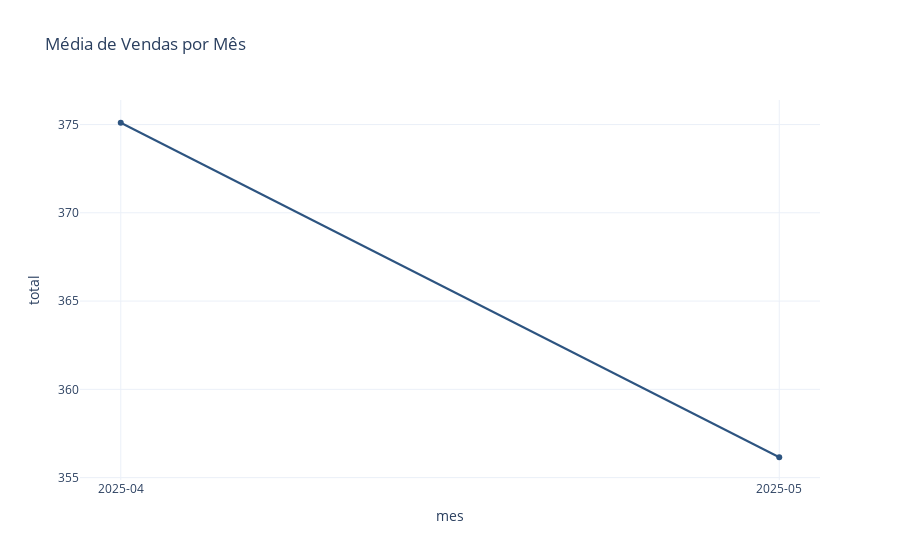

The cell this chart's notebook holds for it:
### Code cell
# 005. Análise sazonal: média de vendas por mês
df_filtrado['data'] = pd.to_datetime(df_filtrado['data'], dayfirst=True, errors='coerce')
df_filtrado['mes'] = df_filtrado['data'].dt.to_period('M').astype(str)
df_mes = df_filtrado.groupby('mes')['total'].mean().reset_index()

fig4 = px.line(df_mes, x='mes', y='total', markers=True,
               title='Média de Vendas por Mês')
fig4.update_xaxes(type='category')
fig4.show()

### Figure 1 — Plotly figure (JSON) as saved in the notebook; plotly's stock layout.template omitted (floating-point values rounded to 4 significant figures)
{"data": [{"hovertemplate": "mes=%{x}<br>total=%{y}<extra></extra>", "legendgroup": "", "line": {"color": "#2d5480", "dash": "solid"}, "marker": {"symbol": "circle"}, "mode": "lines+markers", "name": "", "orientation": "v", "showlegend": false, "type": "scatter", "x": ["2025-04", "2025-05"], "xaxis": "x", "y": [375.1, 356.2], "yaxis": "y"}], "layout": {"legend": {"tracegroupgap": 0}, "title": {"text": "Média de Vendas por Mês"}, "xaxis": {"anchor": "y", "domain": [0, 1], "title": {"text": "mes"}, "type": "category"}, "yaxis": {"anchor": "x", "domain": [0, 1], "title": {"text": "total"}}}}
